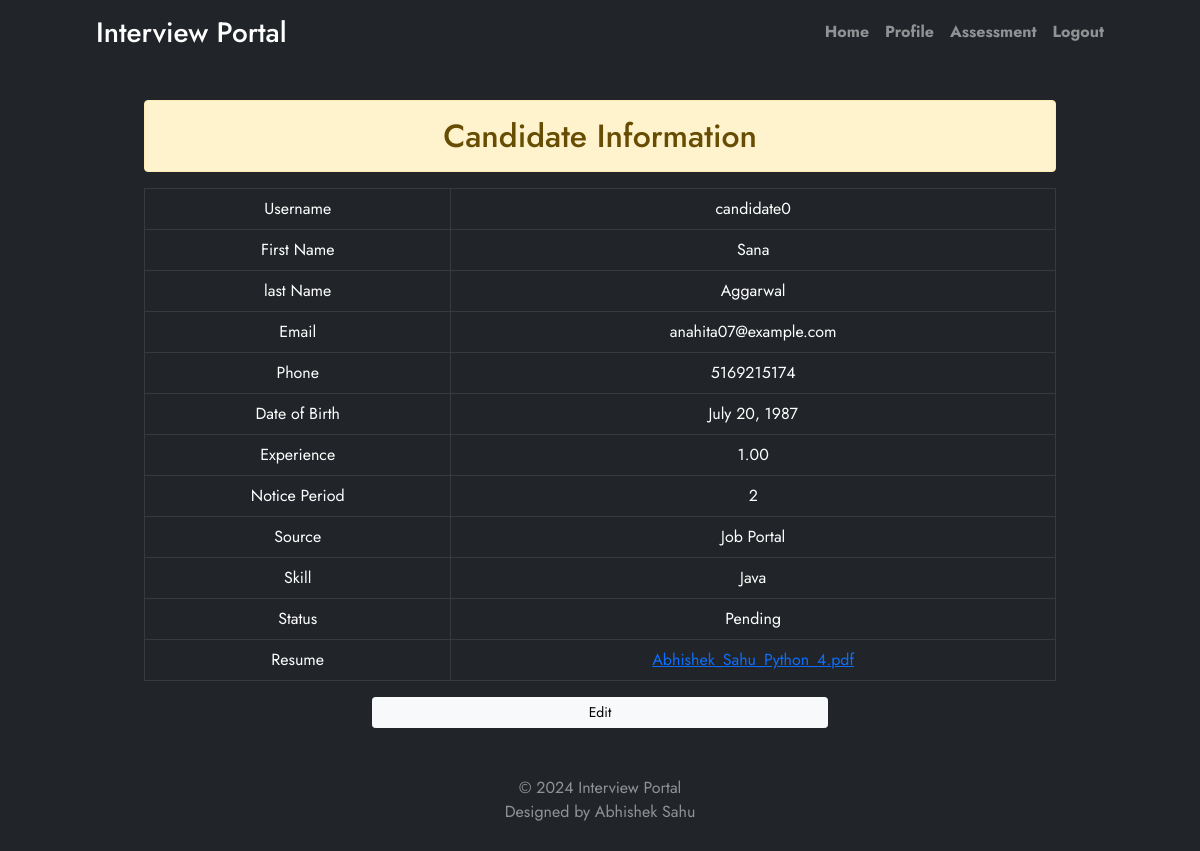
Page /candidate/profile/ (signed in) on the committed database.
### candidate/models.py (models this page shows, shortened)
class Candidate(models.Model):
    source_choices = (('Referral', 'Referral'), ('Job Portal', 'Job Portal'), ('Walk In', 'Walk In'))
    skill_choices = (('Python', 'Python'), ('Java', 'Java'))
    result_choice = (('Selected', 'Selected'), ('Rejected', 'Rejected'), ('Pending', 'Pending'))
    username = models.OneToOneField(User,related_name='+',on_delete=models.CASCADE)
    first_name = models.CharField(verbose_name='First Name',null=False,blank=False,max_length=50)
    last_name = models.CharField(verbose_name='Last Name',null=False,blank=False,max_length=50)
    email = models.EmailField(verbose_name='Email',unique=True,null=False,blank=False)
    phone = models.PositiveBigIntegerField(verbose_name='Phone Number',unique=True,null=False,blank=False)
    dateofbirth = models.DateField(verbose_name='Date of Birth',null=False,blank=False)
    experience = models.DecimalField(verbose_name='Experience',null=False,blank=False,max_digits=5, decimal_places=2,help_text='Please enter in years')
    noticeperiod = models.IntegerField(verbose_name='Notice Period', blank=False, null=False,help_text='Please enter in months')
    source = models.CharField(verbose_name='Source', max_length=10, choices=source_choices, default='Walk In')
    skill = models.CharField(max_length=10, default='Python', choices=skill_choices, null=False, blank=False)
    resume = models.FileField(verbose_name='Resume', upload_to='documents/')
    created_at = models.DateTimeField(verbose_name='Created At', auto_now=False, auto_now_add=True)
    updated_at = models.DateTimeField(verbose_name='Updated At', auto_now=True, auto_now_add=False)
    status = models.CharField(verbose_name='Status', default='Pending',choices=result_choice , max_length= 50)
    assessment_data = models.JSONField(verbose_name='Score', null=True)
    assessment_result = models.BooleanField(default=False)
    class Meta:
        ordering = ['-created_at','-updated_at']
        verbose_name = "Candidate"
        verbose_name_plural = "Candidates"

### candidate/views.py (the view)
# urls.py: path('profile/',candidateProfileView,name='candidate-profile'),
@login_required(login_url="/candidate/login/")
def candidateProfileView(request):
    if request.user.is_staff:
        logout(request)
        messages.warning(request, 'Access Denied.')
        return HttpResponseRedirect(reverse('index'))
    file = None
    form = CandidateCreateForm(request.POST or None,request.FILES)
    qs = Candidate.objects.filter(username=request.user)
    if qs.exists():
        file = str(qs.first().resume).split('/')[-1]
    if form.is_valid():
        user = User.objects.get(username=request.user)
        first_name = form.cleaned_data['first_name']
        last_name = form.cleaned_data['last_name']
        email = user.email
        phone = form.cleaned_data['phone']
        dateofbirth = form.cleaned_data['dateofbirth']
        experience = form.cleaned_data['experience']
        noticeperiod = form.cleaned_data['noticeperiod']
        source = form.cleaned_data['source']
        skill = form.cleaned_data['skill']
        Candidate.objects.create(username=user,
                                 first_name=first_name,
                                 last_name=last_name,
                                 email=email,
                                 phone=phone,
                                 dateofbirth=dateofbirth,
                                 experience=experience,
                                 noticeperiod=noticeperiod,
                                 source=source,
                                 skill=skill,
                                 resume = request.FILES['resume'])
        user.first_name = first_name
        user.last_name = last_name
        user.save()
        messages.success(request, 'Candidate registration is completed.')
        send_mail_candidate('registration',{'first_name':first_name,'last_name':last_name},email)
        return HttpResponseRedirect(reverse('candidate:candidate-profile'))
    else:
        return render(request, 'candidate/profile.html', {'form': form,'done':qs.exists(),'qs':qs.first(),'file':file})

### candidate/templates/candidate/profile.html (shortened to what this page needs)
{% extends 'candidate/base.html' %}
{% load crispy_forms_tags %}
{% block content %}
<div class ='cover-container d-flex w-100 h-100 p-5 mx-auto flex-column'>
    {% if not done %}
    <h2 class="text-center alert alert-info">Candidate Registration Form</h2>
    <form method="post" enctype="multipart/form-data">
      {% csrf_token %}
      <div class="form-row">
        <div class="form-group col-md-4 mb-0">
          {{ form.first_name|as_crispy_field }}
        </div>
        <div class="form-group col-md-4 mb-0">
          {{ form.last_name|as_crispy_field }}
        </div>
        <div class="form-group col-md-4 mb-0">
          {{ form.skill|as_crispy_field }}
        </div>
      </div>
      <div class="form-row">
        <div class="form-group col-md-4 mb-0">
          {{ form.phone|as_crispy_field }}
        </div>
        <div class="form-group col-md-4 mb-0">
          {{ form.dateofbirth|as_crispy_field }}
        </div>
        <div class="form-group col-md-4 mb-0">
          {{ form.experience|as_crispy_field }}
        </div>
      </div>
      <div class="form-row">
        <div class="form-group col-md-4 mb-0">
          {{ form.noticeperiod|as_crispy_field }}
        </div>
        <div class="form-group col-md-4 mb-0">
          {{ form.source|as_crispy_field }}
        </div>
        <div class="form-group col-md-4 mb-0">
          {{ form.resume|as_crispy_field }}
        </div>
      </div>
        <button class="w-100 btn btn-lg btn-primary" type="submit">Create</button>
    </form>
    {% else %}
        <h2 class="text-center alert alert-warning">Candidate Information</h2>
        <table class="table table-dark table-bordered">
          <tbody>
            <tr>
              <td>Username</td>
              <td>{{ qs.username }}</td>
            </tr>
            <tr>
              <td>First Name</td>
              <td>{{ qs.first_name }}</td>
            </tr>
          <tr>
              <td>last Name</td>
              <td>{{ qs.last_name }}</td>
            </tr>
          <tr>
              <td>Email</td>
              <td>{{ qs.email }}</td>
            </tr>
          <tr>
              <td>Phone</td>
              <td>{{ qs.phone }}</td>
            </tr>
          <tr>
              <td>Date of Birth</td>
              <td>{{ qs.dateofbirth }}</td>
            </tr>
          <tr>
              <td>Experience</td>
              <td>{{ qs.experience }}</td>
            </tr>
          <tr>
              <td>Notice Period</td>
              <td>{{ qs.noticeperiod }}</td>
            </tr>
          <tr>
              <td>Source</td>
              <td>{{ qs.source }}</td>
            </tr>
          <tr>
              <td>Skill</td>
              <td>{{ qs.skill }}</td>
            </tr><tr>
              <td>Status</td>
              <td>{{ qs.status }}</td>
            </tr>
          <tr>
              <td>Resume</td>
              <td><a href="{{qs.resume.url}}">{{ file }}</a></td>
            </tr>
          </tbody>
        </table>
        <div class="d-grid gap-2 col-6 mx-auto">
          <a href="{% url 'candidate:candidate-edit' qs.id %}" class="btn btn-light btn-sm">Edit</a>
        </div>
    {% endif %}
</div>
{% endblock %}

### candidate/templates/candidate/base.html (shortened to what this page needs)
<!doctype html>
{% load static %}
<html lang="en" class="h-100">
  <head>
    <link href="https://cdn.jsdelivr.net/npm/bootstrap@5.0.0-beta3/dist/css/bootstrap.min.css" rel="stylesheet">
    <link rel="stylesheet" href="{% static 'css/styles.css' %}" />
  </head>
  <body class="d-flex text-center text-white bg-dark">
    <div class="cover-container d-flex w-100 h-100 p-3 mx-auto flex-column min-vh-100">
    <header class="mb-auto">
      <div>
        <h3 class="float-md-start mb-0">Interview Portal</h3>
        <nav class="nav nav-masthead justify-content-center float-md-end">
          <a class="nav-link" aria-current="page" href="{% url 'candidate:candidate-index' %}">Home</a>
          {% if user.is_authenticated %}
          <a class="nav-link" href="{% url 'candidate:candidate-profile' %}">Profile</a>
          {% if status != 'No Status' or assessment %}
          <a class="nav-link" href="{% url 'candidate:candidate-assessment' %}">Assessment</a>
          {% endif %}
          <a class="nav-link" href="{% url 'candidate:candidate-logout' %}">Logout</a>
          {% else %}
          <a class="nav-link" href="{% url 'candidate:candidate-signup' %}">Signup</a>
          <a class="nav-link" href="{% url 'candidate:candidate-login' %}"> Login</a>
          {% endif %}
        </nav>
      </div>
    </header>
      {% block content %}
        {% endblock %}
      <footer class="mt-auto text-white-50">
        <div>
          &copy;
          <span id="copyright">
          </span>
          Interview Portal
      </div>
        <p><a>Designed by Abhishek Sahu</a></p>
      </footer>
    </div>
  </body>
</html>

### static/css/styles.css (style rules this page uses)
* { box-sizing: border-box; }
body { width: 100%; color: #2b2c48; font-family: "Jost", sans-serif; background-repeat: no-repeat; background-size: cover; background-position: center; background-attachment: fixed; min-height: 100vh; display: flex; flex-wrap: wrap; }
.cover-container { max-width: 65em; }
.nav-masthead .nav-link { padding: .25rem 0; font-weight: 700; color: rgba(255, 255, 255, .5); background-color: transparent; border-bottom: .25rem solid transparent; }
.nav-masthead .nav-link + .nav-link { margin-left: 1rem; }

### rows in the picture
Candidate: username "candidate0", first_name "Sana", last_name "Aggarwal", email "anahita07@example.com", phone "5169215174", dateofbirth "July 20, 1987", experience "1.00", noticeperiod "2", source "Job Portal", skill "Java", status "Pending"

### other values in the picture
{{ file }} "Abhishek_Sahu_Python_4.pdf"
